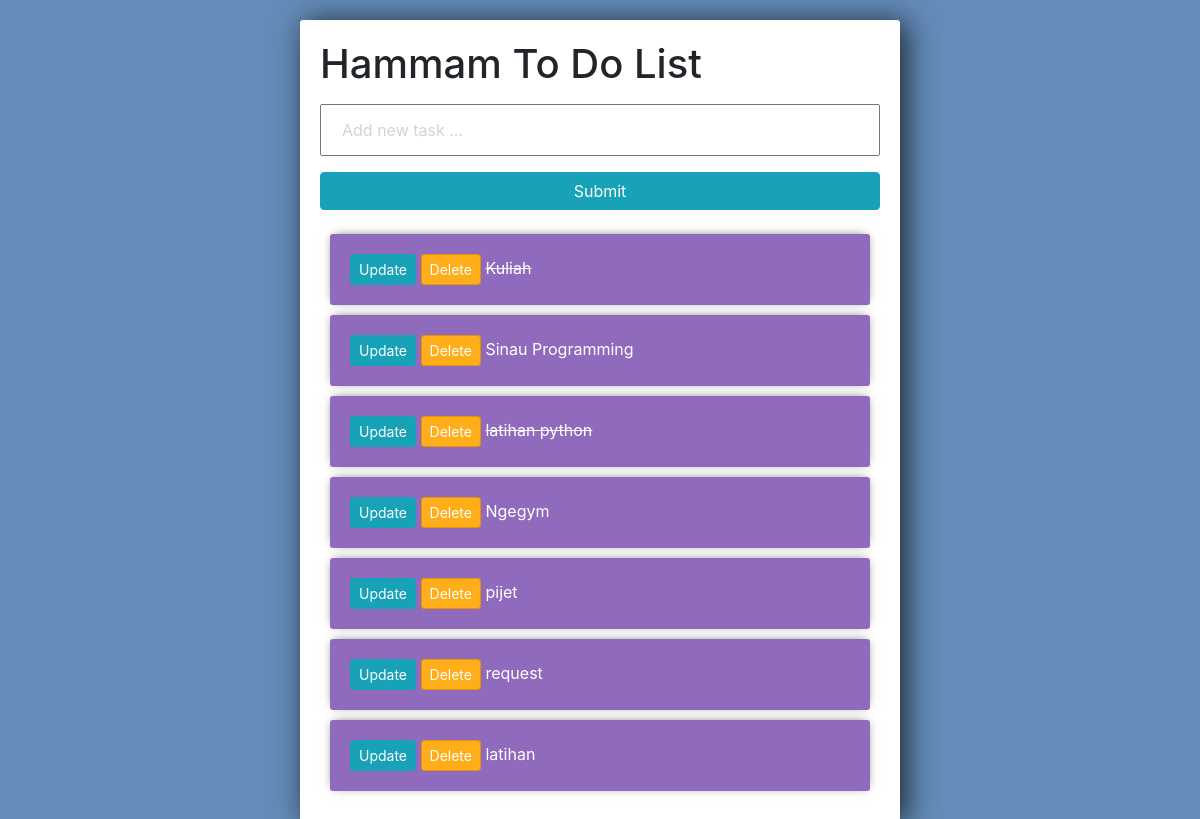
Before: / with the older database file.
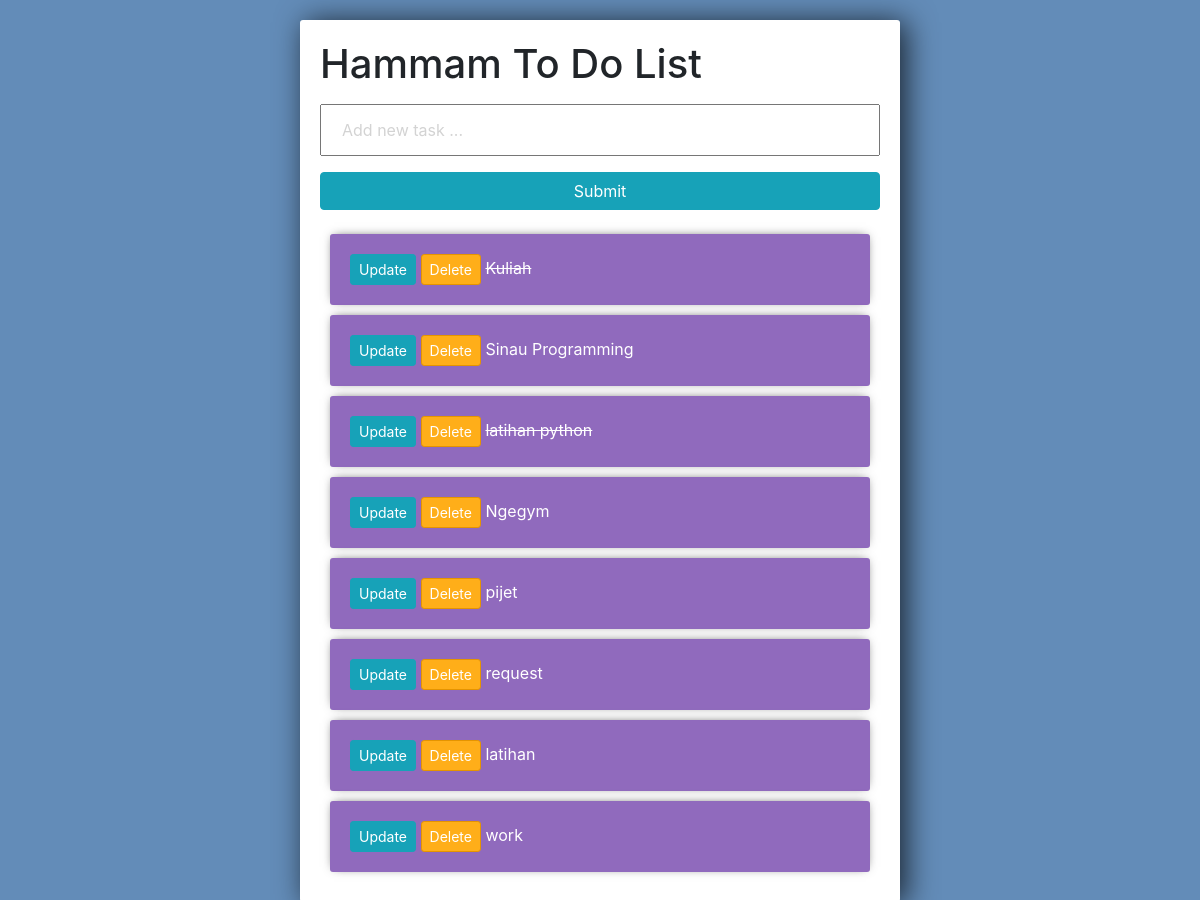
After: the same page with the newer database file.
### tugas/models.py (models this page shows)
class Tugas(models.Model):
    title = models.CharField(max_length=200)
    complete = models.BooleanField(default=False)
    created = models.DateTimeField(auto_now_add=True)
    def __str__(self):
        return self.title

### tugas/views.py (the view)
# urls.py: 2. Add a URL to urlpatterns:  path('', views.home, name='home')
def home(request):
    tasks = Tugas.objects.all()
    form = TugasForm()
    if request.method == "POST":
        form = TugasForm(request.POST)
        if form.is_valid():
            form.save()
        return redirect('/')
    context = {
        "tasks" : tasks,
        "form" : form
    }
    return render(request, "tugas/home.html", context)

### tugas/forms.py
class TugasForm(forms.ModelForm):
    title = forms.CharField(widget=forms.TextInput(attrs={'placeholder':'Add new task ...'}))
    class Meta:
        model = Tugas
        fields = "__all__"

### tugas/templates/tugas/home.html (shortened to what this page needs)
<link rel="stylesheet" href="https://stackpath.bootstrapcdn.com/bootstrap/4.3.1/css/bootstrap.min.css">
<div class="center-column">
    <h1>Hammam To Do List</h1>
    <form method="POST" action="/">
        {{ form.title }}
        <input class="btn btn-info" type="submit" name="Create Tasks">
    </form>
    <div>
        {% for x in tasks %}
            <div class="item-row">
                <a class="btn btn-sm btn-info" href="{% url 'update' x.id %}">Update</a>
                <a class="btn btn-sm btn-danger" href="{% url 'delete' x.id %}">Delete</a>
                {% if x.complete == True %}
                <strike>{{ x }}</strike>
                {% else %}
                <span>{{x}}</span>
                {% endif %}
            </div>
        {% endfor %}
    </div>
</div>

### tugas/templates/tugas/home.html (style rules this page uses)
input { width: 100%; padding: 12px 20px; margin: 8px 0; box-sizing: border-box; }
input::placeholder { color: #d3d3d3; }
.center-column { width:600px; margin: 20px auto; padding:20px; background-color: #fff; border-radius: 3px; box-shadow: 6px 2px 30px 0px rgba(0,0,0,0.75); }
.item-row { background-color: #906abd; margin: 10px; padding: 20px; border-radius: 3px; color: #fff; font-size: 16px; box-shadow: 0px -1px 10px -4px rgba(0,0,0,0.75); }
.btn-danger { background-color: #ffae19; border-color: #e59400; }

Changed rows visible on the page:
added Tugas: title "work"
